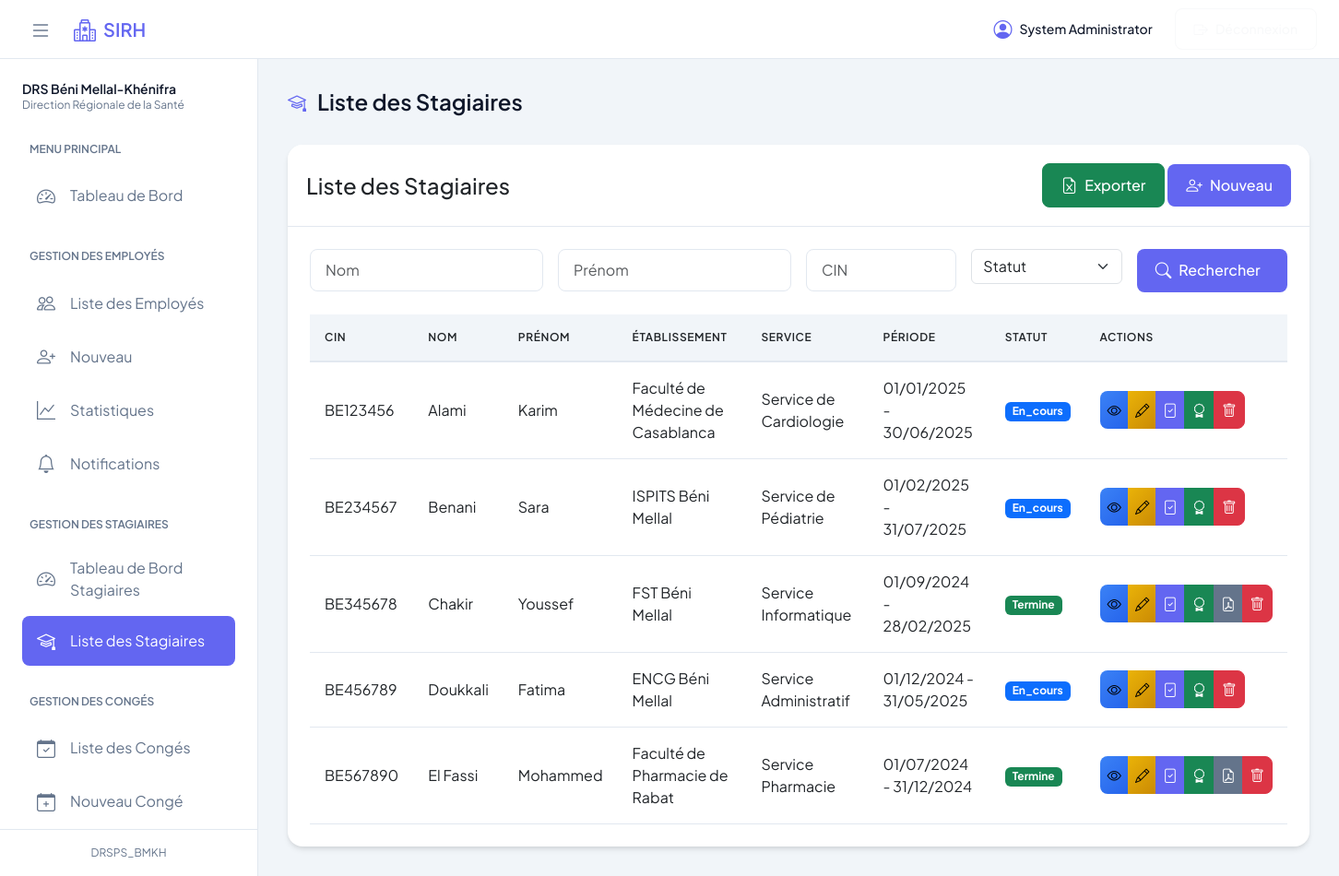
The app's page /index.php?action=interns (signed in) with its own data.
### tables this page shows
CREATE TABLE `interns` (
  `intern_id` int(11) NOT NULL,
  `cin` varchar(20) NOT NULL,
  `nom` varchar(100) NOT NULL,
  `prenom` varchar(100) NOT NULL,
  `sex` enum('M','F') NOT NULL,
  `date_naissance` date NOT NULL,
  `phone` varchar(20) DEFAULT NULL,
  `address` text DEFAULT NULL,
  `email` varchar(100) DEFAULT NULL,
  `etablissement_education` varchar(200) NOT NULL,
  `niveau_education` varchar(100) NOT NULL,
  `specialite` varchar(100) NOT NULL,
  `date_debut` date NOT NULL,
  `date_fin` date NOT NULL,
  `province_etablissement` varchar(100) NOT NULL,
  `nom_etablissement` varchar(200) NOT NULL,
  `service_etablissement` varchar(100) NOT NULL,
  `superviseur_id` int(11) DEFAULT NULL,
  `status` enum('en_cours','termine','abandonne') DEFAULT 'en_cours',
  `created_at` timestamp NOT NULL DEFAULT current_timestamp(),
  `updated_at` timestamp NOT NULL DEFAULT current_timestamp() ON UPDATE current_timestamp()
);

### models/Intern.php (called while the page is built, shortened)
<?php
class Intern {
    private $db;
    public function __construct() {
        try {
            global $db_config;
            $dsn = "mysql:host={$db_config['host']};dbname={$db_config['dbname']};charset=utf8";
            $this->db = new PDO($dsn, $db_config['username'], $db_config['password']);
            $this->db->setAttribute(PDO::ATTR_ERRMODE, PDO::ERRMODE_EXCEPTION);
        } catch (PDOException $e) {
            throw new Exception("Database connection error: " . $e->getMessage());
        }
    }
    public function search($params) {
        $values = [];
        $query = "SELECT * FROM interns";
        $query .= " ORDER BY nom, prenom";
        $stmt = $this->db->prepare($query);
        $stmt->execute($values);
        return $stmt->fetchAll(PDO::FETCH_ASSOC);
    }
}

### config/database.php (called while the page is built, shortened)
<?php
$db_config = [
    'host' => 'localhost',
    'dbname' => 'sirh_bmkh',
    'username' => 'root',
    'password' => ''
];
return $db_config;

### controllers/InternController.php (called while the page is built, shortened)
<?php
require_once(__DIR__ . '/../models/Intern.php');
class InternController {
    private $intern;
    public function __construct() {
        $this->intern = new Intern();
    }
    public function index() {
        $searchParams = [
            'nom' => isset($_GET['nom']) ? trim($_GET['nom']) : '',
            'prenom' => isset($_GET['prenom']) ? trim($_GET['prenom']) : '',
            'cin' => isset($_GET['cin']) ? trim($_GET['cin']) : '',
            'status' => isset($_GET['status']) ? trim($_GET['status']) : ''
        ];
        $GLOBALS['interns'] = $this->intern->search($searchParams);
    }
}

### views/interns/index.php (the view, shortened to what this page needs)
<div class="card">
    <div class="card-header d-flex justify-content-between align-items-center">
        <h4 class="mb-0">Liste des Stagiaires</h4>
        <div>
            <button class="btn btn-success" onclick="exportInternList()">
                <i class="bi bi-file-earmark-excel"></i> Exporter
            </button>
            <a href="index.php?action=createIntern" class="btn btn-primary">
                <i class="bi bi-person-plus"></i> Nouveau
            </a>
        </div>
    </div>
    <div class="card-body">
        <form method="GET" action="index.php" class="mb-4">
            <div class="row g-3">
                <div class="col-md-3">
                    <input type="text" name="nom" class="form-control" placeholder="Nom"
                           value="<?php echo isset($_GET['nom']) ? htmlspecialchars($_GET['nom']) : ''; ?>">
                </div>
                <div class="col-md-3">
                    <input type="text" name="prenom" class="form-control" placeholder="Prénom"
                           value="<?php echo isset($_GET['prenom']) ? htmlspecialchars($_GET['prenom']) : ''; ?>">
                </div>
                <div class="col-md-2">
                    <input type="text" name="cin" class="form-control" placeholder="CIN"
                           value="<?php echo isset($_GET['cin']) ? htmlspecialchars($_GET['cin']) : ''; ?>">
                </div>
                <div class="col-md-2">
                    <select name="status" class="form-select">
                        <option value="">Statut</option>
                    </select>
                </div>
                <div class="col-md-2">
                    <button type="submit" class="btn btn-primary w-100">
                        <i class="bi bi-search"></i> Rechercher
                    </button>
                </div>
            </div>
        </form>
        <div class="table-responsive">
            <table class="table table-hover">
                <thead>
                    <tr>
                        <th>CIN</th>
                        <th>Nom</th>
                        <th>Prénom</th>
                        <th>Établissement</th>
                        <th>Service</th>
                        <th>Période</th>
                        <th>Statut</th>
                        <th>Actions</th>
                    </tr>
                </thead>
                <tbody>
                <?php if (empty($interns)): ?>
                    <tr>
                        <td colspan="8" class="text-center">Aucun stagiaire trouvé</td>
                    </tr>
                <?php else: ?>
                    <?php foreach ($interns as $intern): ?>
                    <tr>
                        <td><?php echo htmlspecialchars($intern['cin']); ?></td>
                        <td><?php echo htmlspecialchars($intern['nom']); ?></td>
                        <td><?php echo htmlspecialchars($intern['prenom']); ?></td>
                        <td><?php echo htmlspecialchars($intern['etablissement_education']); ?></td>
                        <td><?php echo htmlspecialchars($intern['service_etablissement']); ?></td>
                        <td>
                            <?php
                                echo date('d/m/Y', strtotime($intern['date_debut'])) . ' - ' .
                                     date('d/m/Y', strtotime($intern['date_fin']));
                            ?>
                        </td>
                        <td>
                            <span class="badge bg-<?php
                                echo $intern['status'] === 'en_cours' ? 'primary' :
                                    ($intern['status'] === 'termine' ? 'success' : 'danger');
                            ?>">
                                <?php echo ucfirst($intern['status']); ?>
                            </span>
                        </td>
                        <td>
                            <div class="btn-group">
                                <a href="index.php?action=viewIntern&id=<?php echo $intern['intern_id']; ?>"
                                   class="btn btn-sm btn-info" title="Voir">
                                    <i class="bi bi-eye"></i>
                                </a>
                                <a href="index.php?action=updateIntern&id=<?php echo $intern['intern_id']; ?>"
                                   class="btn btn-sm btn-warning" title="Modifier">
                                    <i class="bi bi-pencil"></i>
                                </a>
                                <a href="index.php?action=internAuthorization&id=<?php echo $intern['intern_id']; ?>"
                                   class="btn btn-sm btn-primary" title="Autorisation de Stage">
                                    <i class="bi bi-file-check"></i>
                                </a>
                                <a href="index.php?action=internCertificate&id=<?php echo $intern['intern_id']; ?>"
                                   class="btn btn-sm btn-success" title="Certificat de Stage">
                                    <i class="bi bi-award"></i>
                                </a>
                                <?php if ($intern['status'] === 'termine'): ?>
                                <a href="index.php?action=internAttestation&id=<?php echo $intern['intern_id']; ?>"
                                   class="btn btn-sm btn-secondary" title="Attestation">
                                    <i class="bi bi-file-earmark-pdf"></i>
                                </a>
                                <?php endif; ?>
                                <button onclick="confirmInternDelete(<?php echo $intern['intern_id']; ?>, '<?php echo htmlspecialchars($intern['nom'] . ' ' . $intern['prenom']); ?>')"
                                        class="btn btn-sm btn-danger" title="Supprimer">
                                    <i class="bi bi-trash"></i>
                                </button>
                            </div>
                        </td>
                    </tr>
                    <?php endforeach; ?>
                <?php endif; ?>
                </tbody>
            </table>
        </div>
    </div>
</div>

### assets/css/style.css (style rules this page uses)
:root { --primary: #6366f1; --primary-dark: #4f46e5; --secondary: #64748b; --success: #22c55e; --warning: #eab308; --danger: #ef4444; --info: #3b82f6; --body-bg: #f1f5f9; --navbar-bg: #fff; --sidebar-bg: #fff; --card-bg: #fff; --text-primary: #0f172a; --text-secondary: #64748b; --text-muted: #94a3b8; --border-color: #e2e8f0; --navbar-height: 64px; --sidebar-width: 280px; --content-padding: 2rem; }
* { margin: 0; padding: 0; box-sizing: border-box; }
html { height: 100%; }
body { min-height: 100%; background: var(--body-bg); color: var(--text-primary); font-family: 'Plus Jakarta Sans', sans-serif; -webkit-font-smoothing: antialiased; }
.card { background: var(--card-bg); border: none; border-radius: 1rem; overflow: hidden; box-shadow: 0 4px 6px -1px rgba(0, 0, 0, 0.1), 0 2px 4px -1px rgba(0, 0, 0, 0.06); transition: transform 0.2s ease, box-shadow 0.2s ease; }
.card-header { padding: 1.25rem; border-bottom: 1px solid var(--border-color); background: var(--card-bg); font-weight: 600; }
.card-body { padding: 1.5rem; }
.btn { padding: 0.625rem 1.25rem; border-radius: 0.5rem; font-weight: 500; display: inline-flex; align-items: center; gap: 0.5rem; transition: all 0.2s; }
.btn i { font-size: 1.1em; }
.btn-primary { background: var(--primary); border: none; color: white; }
.btn-secondary { background: var(--secondary); border: none; color: white; }
.form-control { border: 1px solid var(--border-color); border-radius: 0.5rem; padding: 0.625rem 1rem; background: var(--card-bg); color: var(--text-primary); }
.table { width: 100%; margin-bottom: 0; color: var(--text-primary); border-collapse: separate; border-spacing: 0; }
.table th { font-weight: 600; text-transform: uppercase; font-size: 0.75rem; letter-spacing: 0.05em; padding: 1rem; border-bottom: 2px solid var(--border-color); background: var(--body-bg); position: relative; }
.table td { padding: 1rem; border-bottom: 1px solid var(--border-color); vertical-align: middle; transition: background-color 0.2s ease; }
.table tbody tr { transition: transform 0.2s ease, box-shadow 0.2s ease; }
.btn-group .btn { padding: 0.5rem; border-radius: 0.5rem; transition: all 0.2s ease; }
.btn-info { background: linear-gradient(135deg, #3b82f6 0%, #2563eb 100%); border: none; }
.btn-warning { background: linear-gradient(135deg, #eab308 0%, #ca8a04 100%); border: none; }

### records on screen
interns: cin "BE123456", nom "Alami", prenom "Karim", etablissement_education "Faculté de Médecine de Casablanca", service_etablissement "Service de Cardiologie", date_debut "01/01/2025", date_fin "30/06/2025", status "En_cours"
interns: cin "BE234567", nom "Benani", prenom "Sara", etablissement_education "ISPITS Béni Mellal", service_etablissement "Service de Pédiatrie", date_debut "01/02/2025", date_fin "31/07/2025", status "En_cours"
interns: cin "BE345678", nom "Chakir", prenom "Youssef", etablissement_education "FST Béni Mellal", service_etablissement "Service Informatique", date_debut "01/09/2024", date_fin "28/02/2025", status "Termine"
interns: cin "BE456789", nom "Doukkali", prenom "Fatima", etablissement_education "ENCG Béni Mellal", service_etablissement "Service Administratif", date_debut "01/12/2024", date_fin "31/05/2025", status "En_cours"
interns: cin "BE567890", nom "El Fassi", prenom "Mohammed", etablissement_education "Faculté de Pharmacie de Rabat", service_etablissement "Service Pharmacie", date_debut "01/07/2024", date_fin "31/12/2024", status "Termine"

### other values on screen
$_SESSION['user']['first_name'] . ' ' . $_SESSION['user']['last_name'] "System Administrator"
$title "Liste des Stagiaires"
